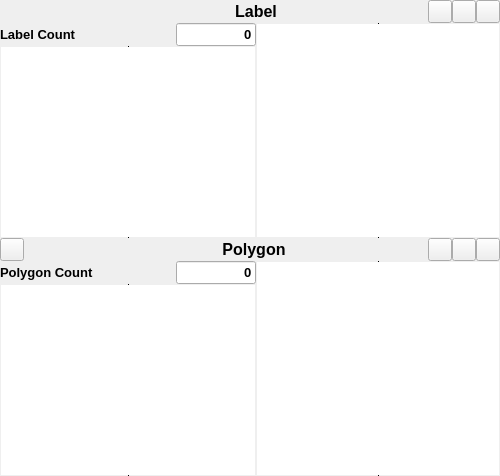
     <widget class="QWidget" name="editor" native="true">
      <property name="sizePolicy">
       <sizepolicy hsizetype="Expanding" vsizetype="Expanding">
        <horstretch>1</horstretch>
        <verstretch>0</verstretch>
       </sizepolicy>
      </property>
      <property name="minimumSize">
       <size>
        <width>250</width>
        <height>0</height>
       </size>
      </property>
      <property name="maximumSize">
       <size>
        <width>500</width>
        <height>16777215</height>
       </size>
      </property>
      <layout class="QVBoxLayout" name="verticalLayout_2">
       <property name="spacing">
        <number>0</number>
       </property>
       <property name="leftMargin">
        <number>0</number>
       </property>
       <property name="topMargin">
        <number>0</number>
       </property>
       <property name="rightMargin">
        <number>0</number>
       </property>
       <property name="bottomMargin">
        <number>0</number>
       </property>
       <item>
        <widget class="QWidget" name="label_title" native="true">
         <property name="sizePolicy">
          <sizepolicy hsizetype="Expanding" vsizetype="Fixed">
           <horstretch>0</horstretch>
           <verstretch>0</verstretch>
          </sizepolicy>
         </property>
         <layout class="QHBoxLayout" name="horizontalLayout_2">
          <property name="spacing">
           <number>0</number>
          </property>
          <property name="leftMargin">
           <number>0</number>
          </property>
          <property name="topMargin">
           <number>0</number>
          </property>
          <property name="rightMargin">
           <number>0</number>
          </property>
          <property name="bottomMargin">
           <number>0</number>
          </property>
          <item>
           <spacer name="horizontalSpacer">
            <property name="orientation">
             <enum>Qt::Horizontal</enum>
            </property>
            <property name="sizeType">
             <enum>QSizePolicy::Fixed</enum>
            </property>
            <property name="sizeHint" stdset="0">
             <size>
              <width>84</width>
              <height>20</height>
             </size>
            </property>
           </spacer>
          </item>
          <item>
           <widget class="QLabel" name="label_title_text">
            <property name="sizePolicy">
             <sizepolicy hsizetype="Preferred" vsizetype="Preferred">
              <horstretch>0</horstretch>
              <verstretch>0</verstretch>
             </sizepolicy>
            </property>
            <property name="font">
             <font>
              <family>Arial</family>
              <pointsize>12</pointsize>
              <weight>75</weight>
              <bold>true</bold>
             </font>
            </property>
            <property name="styleSheet">
             <string notr="true"/>
            </property>
            <property name="text">
             <string>Label</string>
            </property>
            <property name="alignment">
             <set>Qt::AlignCenter</set>
            </property>
           </widget>
          </item>
          <item>
           <widget class="QToolButton" name="btn_new_label">
            <property name="sizePolicy">
             <sizepolicy hsizetype="Fixed" vsizetype="Fixed">
              <horstretch>0</horstretch>
              <verstretch>0</verstretch>
             </sizepolicy>
            </property>
            <property name="toolTip">
             <string>新增</string>
            </property>
            <property name="text">
             <string/>
            </property>
            <property name="icon">
             <iconset>
              <normaloff>../resources/icons/create.svg</normaloff>../resources/icons/create.svg</iconset>
            </property>
            <property name="checkable">
             <bool>false</bool>
            </property>
           </widget>
          </item>
          <item>
           <widget class="QToolButton" name="btn_del_label">
            <property name="sizePolicy">
             <sizepolicy hsizetype="Fixed" vsizetype="Fixed">
              <horstretch>0</horstretch>
              <verstretch>0</verstretch>
             </sizepolicy>
            </property>
            <property name="toolTip">
             <string>删除</string>
            </property>
            <property name="text">
             <string/>
            </property>
            <property name="icon">
             <iconset>
              <normaloff>../resources/icons/delete.svg</normaloff>../resources/icons/delete.svg</iconset>
            </property>
           </widget>
          </item>
          <item>
           <widget class="QToolButton" name="btn_clear_label">
            <property name="sizePolicy">
             <sizepolicy hsizetype="Fixed" vsizetype="Fixed">
              <horstretch>0</horstretch>
              <verstretch>0</verstretch>
             </sizepolicy>
            </property>
            <property name="toolTip">
             <string>清空</string>
            </property>
            <property name="text">
             <string/>
            </property>
            <property name="icon">
             <iconset>
              <normaloff>../resources/icons/clear.svg</normaloff>../resources/icons/clear.svg</iconset>
            </property>
           </widget>
          </item>
         </layout>
        </widget>
       </item>
       <item>
        <widget class="QWidget" name="label_content" native="true">
         <layout class="QHBoxLayout" name="horizontalLayout_5">
          <property name="spacing">
           <number>0</number>
          </property>
          <property name="leftMargin">
           <number>0</number>
          </property>
          <property name="topMargin">
           <number>0</number>
          </property>
          <property name="rightMargin">
           <number>0</number>
          </property>
          <property name="bottomMargin">
           <number>0</number>
          </property>
          <item>
           <layout class="QVBoxLayout" name="verticalLayout_9">
            <property name="spacing">
             <number>0</number>
            </property>
            <item>
             <layout class="QHBoxLayout" name="horizontalLayout_9">
              <property name="spacing">
               <number>7</number>
              </property>
              <item>
               <widget class="QLabel" name="Label_Label_Count">
                <property name="sizePolicy">
                 <sizepolicy hsizetype="Fixed" vsizetype="Preferred">
                  <horstretch>0</horstretch>
                  <verstretch>0</verstretch>
                 </sizepolicy>
                </property>
                <property name="minimumSize">
                 <size>
                  <width>120</width>
                  <height>0</height>
                 </size>
                </property>
                <property name="maximumSize">
                 <size>
                  <width>120</width>
                  <height>16777215</height>
                 </size>
                </property>
                <property name="font">
                 <font>
                  <family>Arial</family>
                  <pointsize>10</pointsize>
                  <weight>75</weight>
                  <bold>true</bold>
                 </font>
                </property>
                <property name="text">
                 <string>Label Count</string>
                </property>
               </widget>
              </item>
              <item>
               <spacer name="horizontalSpacer_4">
                <property name="orientation">
                 <enum>Qt::Horizontal</enum>
                </property>
                <property name="sizeHint" stdset="0">
                 <size>
                  <width>40</width>
                  <height>20</height>
                 </size>
                </property>
               </spacer>
              </item>
              <item>
               <widget class="QLineEdit" name="LineEdit_Label_Count">
                <property name="minimumSize">
                 <size>
                  <width>80</width>
                  <height>0</height>
                 </size>
                </property>
                <property name="maximumSize">
                 <size>
                  <width>80</width>
                  <height>16777215</height>
                 </size>
                </property>
                <property name="font">
                 <font>
                  <family>Arial</family>
                  <pointsize>10</pointsize>
                  <weight>75</weight>
                  <bold>true</bold>
                 </font>
                </property>
                <property name="text">
                 <string>0</string>
                </property>
                <property name="alignment">
                 <set>Qt::AlignRight|Qt::AlignTrailing|Qt::AlignVCenter</set>
                </property>
               </widget>
              </item>
             </layout>
            </item>
            <item>
             <widget class="QListView" name="label_list">
              <property name="sizePolicy">
               <sizepolicy hsizetype="Expanding" vsizetype="Expanding">
                <horstretch>1</horstretch>
                <verstretch>0</verstretch>
               </sizepolicy>
              </property>
              <property name="font">
               <font>
                <family>Arial</family>
                <pointsize>10</pointsize>
               </font>
              </property>
              <property name="frameShape">
               <enum>QFrame::VLine</enum>
              </property>
              <property name="frameShadow">
               <enum>QFrame::Plain</enum>
              </property>
              <property name="editTriggers">
               <set>QAbstractItemView::NoEditTriggers</set>
              </property>
              <property name="defaultDropAction">
               <enum>Qt::IgnoreAction</enum>
              </property>
             </widget>
            </item>
           </layout>
          </item>
          <item>
           <widget class="QTableView" name="label_attribute">
            <property name="sizePolicy">
             <sizepolicy hsizetype="Expanding" vsizetype="Expanding">
              <horstretch>1</horstretch>
              <verstretch>0</verstretch>
             </sizepolicy>
            </property>
            <property name="font">
             <font>
              <family>Arial</family>
              <pointsize>10</pointsize>
             </font>
            </property>
            <property name="frameShape">
             <enum>QFrame::VLine</enum>
            </property>
            <property name="frameShadow">
             <enum>QFrame::Plain</enum>
            </property>
            <property name="horizontalScrollBarPolicy">
             <enum>Qt::ScrollBarAlwaysOff</enum>
            </property>
            <attribute name="horizontalHeaderCascadingSectionResizes">
             <bool>true</bool>
            </attribute>
            <attribute name="horizontalHeaderDefaultSectionSize">
             <number>60</number>
            </attribute>
            <attribute name="horizontalHeaderStretchLastSection">
             <bool>true</bool>
            </attribute>
            <attribute name="verticalHeaderVisible">
             <bool>false</bool>
            </attribute>
           </widget>
          </item>
         </layout>
        </widget>
       </item>
       <item>
        <widget class="QWidget" name="polygon_title" native="true">
         <property name="sizePolicy">
          <sizepolicy hsizetype="Expanding" vsizetype="Fixed">
           <horstretch>0</horstretch>
           <verstretch>0</verstretch>
          </sizepolicy>
         </property>
         <layout class="QHBoxLayout" name="horizontalLayout_3">
          <property name="spacing">
           <number>0</number>
          </property>
          <property name="leftMargin">
           <number>0</number>
          </property>
          <property name="topMargin">
           <number>0</number>
          </property>
          <property name="rightMargin">
           <number>0</number>
          </property>
          <property name="bottomMargin">
           <number>0</number>
          </property>
          <item>
           <widget class="QToolButton" name="btn_locate">
            <property name="sizePolicy">
             <sizepolicy hsizetype="Fixed" vsizetype="Fixed">
              <horstretch>0</horstretch>
              <verstretch>0</verstretch>
             </sizepolicy>
            </property>
            <property name="toolTip">
             <string>新增</string>
            </property>
            <property name="text">
             <string/>
            </property>
            <property name="icon">
             <iconset>
              <normaloff>../resources/icons/locate.svg</normaloff>../resources/icons/locate.svg</iconset>
            </property>
           </widget>
          </item>
          <item>
           <spacer name="horizontalSpacer_2">
            <property name="orientation">
             <enum>Qt::Horizontal</enum>
            </property>
            <property name="sizeType">
             <enum>QSizePolicy::Fixed</enum>
            </property>
            <property name="sizeHint" stdset="0">
             <size>
              <width>56</width>
              <height>20</height>
             </size>
            </property>
           </spacer>
          </item>
          <item>
           <widget class="QLabel" name="polygon_title_text">
            <property name="font">
             <font>
              <family>Arial</family>
              <pointsize>12</pointsize>
              <weight>75</weight>
              <bold>true</bold>
             </font>
            </property>
            <property name="text">
             <string>Polygon</string>
            </property>
            <property name="alignment">
             <set>Qt::AlignCenter</set>
            </property>
           </widget>
          </item>
          <item>
           <widget class="QToolButton" name="btn_new_polygon">
            <property name="sizePolicy">
             <sizepolicy hsizetype="Fixed" vsizetype="Fixed">
              <horstretch>0</horstretch>
              <verstretch>0</verstretch>
             </sizepolicy>
            </property>
            <property name="toolTip">
             <string>新增</string>
            </property>
            <property name="text">
             <string/>
            </property>
            <property name="icon">
             <iconset>
              <normaloff>../resources/icons/create.svg</normaloff>../resources/icons/create.svg</iconset>
            </property>
            <property name="checkable">
             <bool>true</bool>
            </property>
           </widget>
          </item>
          <item>
           <widget class="QToolButton" name="btn_del_polygon">
            <property name="sizePolicy">
             <sizepolicy hsizetype="Fixed" vsizetype="Fixed">
              <horstretch>0</horstretch>
              <verstretch>0</verstretch>
             </sizepolicy>
            </property>
            <property name="toolTip">
             <string>删除</string>
            </property>
            <property name="text">
             <string/>
            </property>
            <property name="icon">
             <iconset>
              <normaloff>../resources/icons/delete.svg</normaloff>../resources/icons/delete.svg</iconset>
            </property>
           </widget>
          </item>
          <item>
           <widget class="QToolButton" name="btn_clear_polygon">
            <property name="sizePolicy">
             <sizepolicy hsizetype="Fixed" vsizetype="Fixed">
              <horstretch>0</horstretch>
              <verstretch>0</verstretch>
             </sizepolicy>
            </property>
            <property name="toolTip">
             <string>清空</string>
            </property>
            <property name="text">
             <string/>
            </property>
            <property name="icon">
             <iconset>
              <normaloff>../resources/icons/clear.svg</normaloff>../resources/icons/clear.svg</iconset>
            </property>
           </widget>
          </item>
         </layout>
        </widget>
       </item>
       <item>
        <widget class="QWidget" name="polygon_content" native="true">
         <layout class="QHBoxLayout" name="horizontalLayout_8">
          <property name="spacing">
           <number>0</number>
          </property>
          <property name="leftMargin">
           <number>0</number>
          </property>
          <property name="topMargin">
           <number>0</number>
          </property>
          <property name="rightMargin">
           <number>0</number>
          </property>
          <property name="bottomMargin">
           <number>0</number>
          </property>
          <item>
           <layout class="QVBoxLayout" name="verticalLayout_8">
            <property name="spacing">
             <number>0</number>
            </property>
            <item>
             <layout class="QHBoxLayout" name="horizontalLayout_6">
              <property name="spacing">
               <number>7</number>
              </property>
              <item>
               <widget class="QLabel" name="Label_Polygon_Count">
                <property name="sizePolicy">
                 <sizepolicy hsizetype="Fixed" vsizetype="Preferred">
                  <horstretch>0</horstretch>
                  <verstretch>0</verstretch>
                 </sizepolicy>
                </property>
                <property name="minimumSize">
                 <size>
                  <width>120</width>
                  <height>0</height>
                 </size>
                </property>
                <property name="maximumSize">
                 <size>
                  <width>120</width>
                  <height>16777215</height>
                 </size>
                </property>
                <property name="font">
                 <font>
                  <family>Arial</family>
                  <pointsize>10</pointsize>
                  <weight>75</weight>
                  <bold>true</bold>
                 </font>
                </property>
                <property name="text">
                 <string>Polygon Count</string>
                </property>
               </widget>
              </item>
              <item>
               <spacer name="horizontalSpacer_6">
                <property name="orientation">
                 <enum>Qt::Horizontal</enum>
                </property>
                <property name="sizeHint" stdset="0">
                 <size>
                  <width>40</width>
                  <height>20</height>
                 </size>
                </property>
               </spacer>
              </item>
              <item>
               <widget class="QLineEdit" name="LineEdit_Polygon_Count">
                <property name="minimumSize">
                 <size>
                  <width>80</width>
                  <height>0</height>
                 </size>
                </property>
                <property name="maximumSize">
                 <size>
                  <width>80</width>
                  <height>16777215</height>
                 </size>
                </property>
                <property name="font">
                 <font>
                  <family>Arial</family>
                  <pointsize>10</pointsize>
                  <weight>75</weight>
                  <bold>true</bold>
                 </font>
                </property>
                <property name="text">
                 <string>0</string>
                </property>
                <property name="alignment">
                 <set>Qt::AlignRight|Qt::AlignTrailing|Qt::AlignVCenter</set>
                </property>
               </widget>
              </item>
             </layout>
            </item>
            <item>
             <widget class="QListView" name="polygon_list">
              <property name="sizePolicy">
               <sizepolicy hsizetype="Expanding" vsizetype="Expanding">
                <horstretch>1</horstretch>
                <verstretch>0</verstretch>
               </sizepolicy>
              </property>
              <property name="font">
               <font>
                <family>Arial</family>
                <pointsize>10</pointsize>
               </font>
              </property>
              <property name="frameShape">
               <enum>QFrame::VLine</enum>
              </property>
              <property name="frameShadow">
               <enum>QFrame::Plain</enum>
              </property>
              <property name="editTriggers">
               <set>QAbstractItemView::NoEditTriggers</set>
              </property>
              <property name="defaultDropAction">
               <enum>Qt::IgnoreAction</enum>
              </property>
             </widget>
            </item>
           </layout>
          </item>
          <item>
           <widget class="QTableView" name="polygon_attribute">
            <property name="sizePolicy">
             <sizepolicy hsizetype="Expanding" vsizetype="Expanding">
              <horstretch>1</horstretch>
              <verstretch>0</verstretch>
             </sizepolicy>
            </property>
            <property name="font">
             <font>
              <family>Arial</family>
              <pointsize>10</pointsize>
             </font>
            </property>
            <property name="frameShape">
             <enum>QFrame::VLine</enum>
            </property>
            <property name="frameShadow">
             <enum>QFrame::Plain</enum>
            </property>
            <property name="horizontalScrollBarPolicy">
             <enum>Qt::ScrollBarAlwaysOff</enum>
            </property>
            <attribute name="horizontalHeaderCascadingSectionResizes">
             <bool>true</bool>
            </attribute>
            <attribute name="horizontalHeaderDefaultSectionSize">
             <number>60</number>
            </attribute>
            <attribute name="horizontalHeaderStretchLastSection">
             <bool>true</bool>
            </attribute>
            <attribute name="verticalHeaderVisible">
             <bool>false</bool>
            </attribute>
           </widget>
          </item>
         </layout>
        </widget>
       </item>
      </layout>
     </widget>
